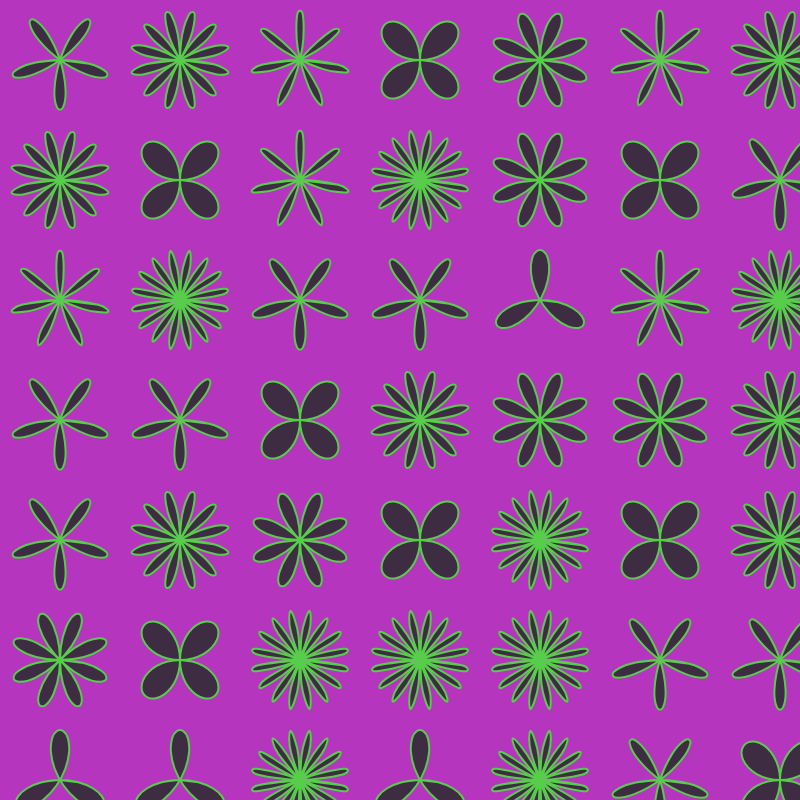
Frame 1 (no input)
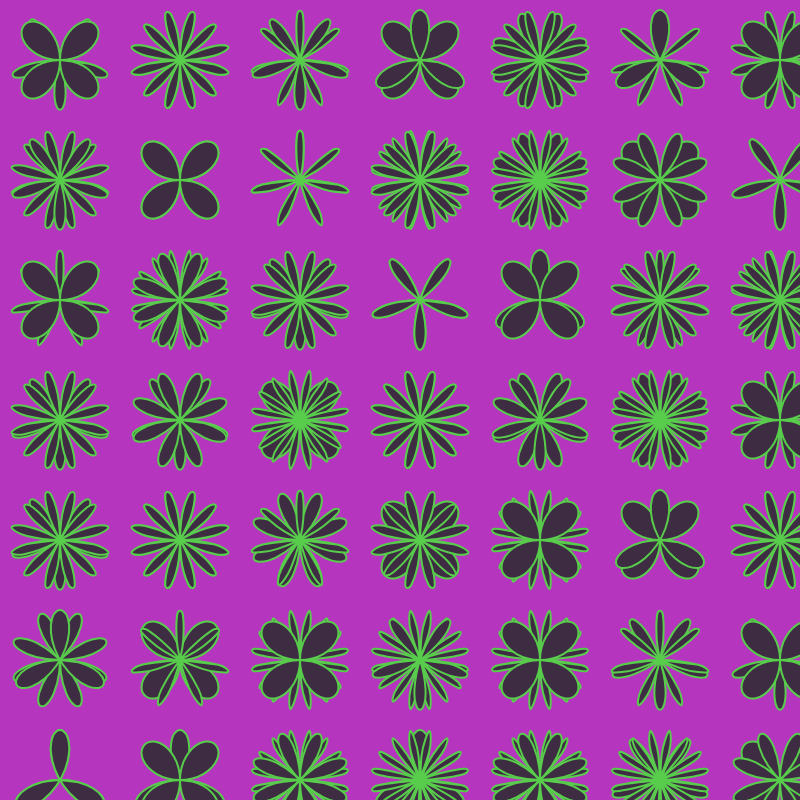
Frame 2 (the mouse pressed at the canvas centre, redrawn once)

The p5.js sketch that drew these frames (run headless with seeded random() and noise() and a simulated clock; the mouse was pressed at the canvas centre and the sketch redrawn once):

// p5.js sketch
// ── sketch.js
// Rose Curve
// By Chih-Yung Chang
// My Github https://github.com/ChihYungChang
// More Works https://openprocessing.org/user/324595?o=2&view=sketches

let span = 10;
let len = 50;
let stepY = (len + span) * 2;
let stepX = (len + span) * 2;

function setup() {
  createCanvas(800, 800);
  background(random(255), random(255), random(255));
  strokeWeight(2);
  stroke(random(255), random(255), random(255));
  fill(random(255), random(255), random(255));
}

function draw() {
  for (let startY = len + span; startY < height - span; startY += stepY) {
    for (let startX = len + span; startX < width - span; startX += stepX) {
      push();
      translate(startX, startY);
      beginShape();
      const k = int(random(2, 9)); // 如果k是偶数，玫瑰线就有2k个瓣，如果k是奇数，则有k个瓣
      const r = len; // 半径
      const count = 1000;
      for (let i = 0; i < count; i += 1) {
        const angle = (TWO_PI / len) * i;
        const x = r * sin(k * angle) * cos(angle);
        const y = r * sin(k * angle) * sin(angle);
        curveVertex(x, y);
      }
      endShape(CLOSE);
      pop();
    }
  }
  noLoop();
}
